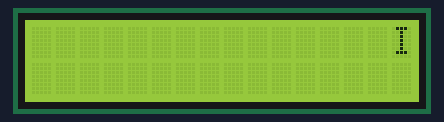
The sketch below on a simulated Arduino Uno, built with avr-gcc and run on an emulated ATmega328P. Shown: 16×2 character LCD.

Above: at 0.1 s.
At 8.2 s:
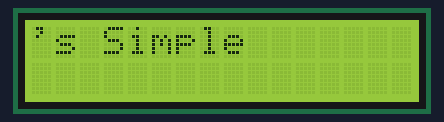
At 9.2 s:
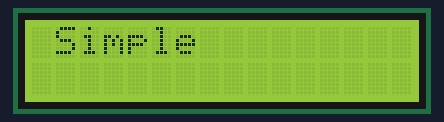
At 10.2 s:
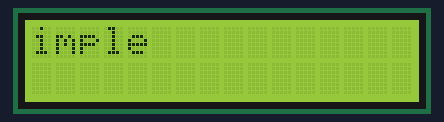
At 12.7 s:
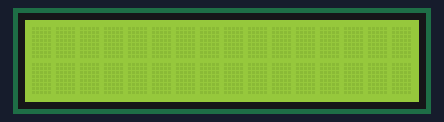
At 16.2 s:
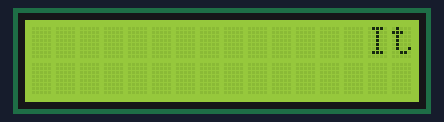

Measured:
- by itself, everything shown: repeats every 15.6 s, in 26 steps
- what the display in image 1 shows lasts 0.5 s, from 8.1 s to 8.6 s
- what the display in image 4 shows lasts 3.0 s, from 12.6 s to 15.6 s

The sketch:

Simple.ino
```cpp
#include <LiquidCrystal.h>
#define MOD(a,m) (((a)%(m)+(m))%(m))

LiquidCrystal lcd(14,15,16,17,18,19);

void setup()
{
  Serial.begin(9600);
  lcd.begin(16,2);
}

char msg[17]="It's Simple";
int c=15;

void loop()
{
  if(c) lcd.setCursor(c,0);else lcd.setCursor(0,0);
  int i;
  for(i=c<0?-c:0;i<msg[i];i++) lcd.print(msg[i]);while(i<16) lcd.print(" "),i++;
  delay(500);
  c--;
  if(c==-16) c=15;
}
```
